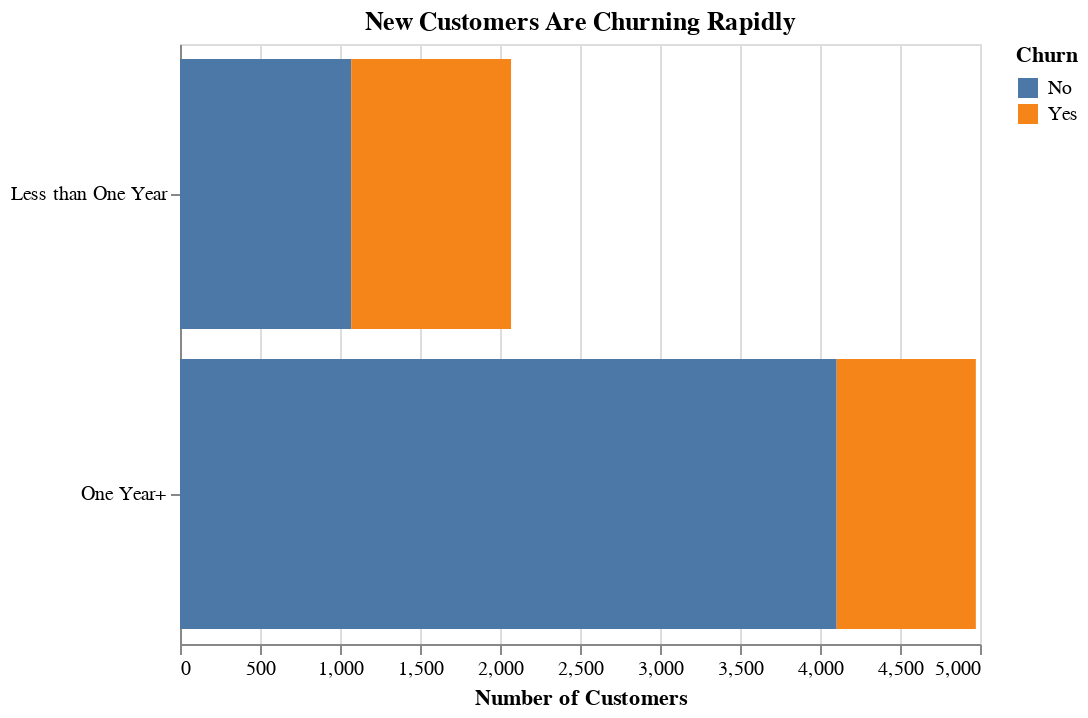

Source (notebook cell):
### Code cell
alt.Chart(chart_data,
         title='New Customers Are Churning Rapidly'
         ).mark_bar(
         ).encode(
            alt.X('sum(customerID)', title='Number of Customers'),
            alt.Y('NewCustomer', title=None),
            color='Churn',
            order=alt.Order(
                'Churn',
                sort='ascending'
            )
         )

### Figure 1 — Vega-Lite specification as saved in the notebook (floating-point values rounded to 4 significant figures)
{"$schema": "https://vega.github.io/schema/vega-lite/v3.3.0.json", "config": {"mark": {"tooltip": null}, "view": {"height": 300, "width": 400}}, "data": {"name": "data-9c68e421ef07b942db445cf32033a1ec"}, "datasets": {"data-9c68e421ef07b942db445cf32033a1ec": [{"Churn": "No", "NewCustomer": "One Year+", "customerID": 4104}, {"Churn": "Yes", "NewCustomer": "One Year+", "customerID": 870}, {"Churn": "No", "NewCustomer": "Less than One Year", "customerID": 1070}, {"Churn": "Yes", "NewCustomer": "Less than One Year", "customerID": 999}]}, "encoding": {"color": {"field": "Churn", "type": "nominal"}, "order": {"field": "Churn", "sort": "ascending", "type": "nominal"}, "x": {"aggregate": "sum", "field": "customerID", "title": "Number of Customers", "type": "quantitative"}, "y": {"field": "NewCustomer", "title": null, "type": "nominal"}}, "mark": "bar", "title": "New Customers Are Churning Rapidly"}
